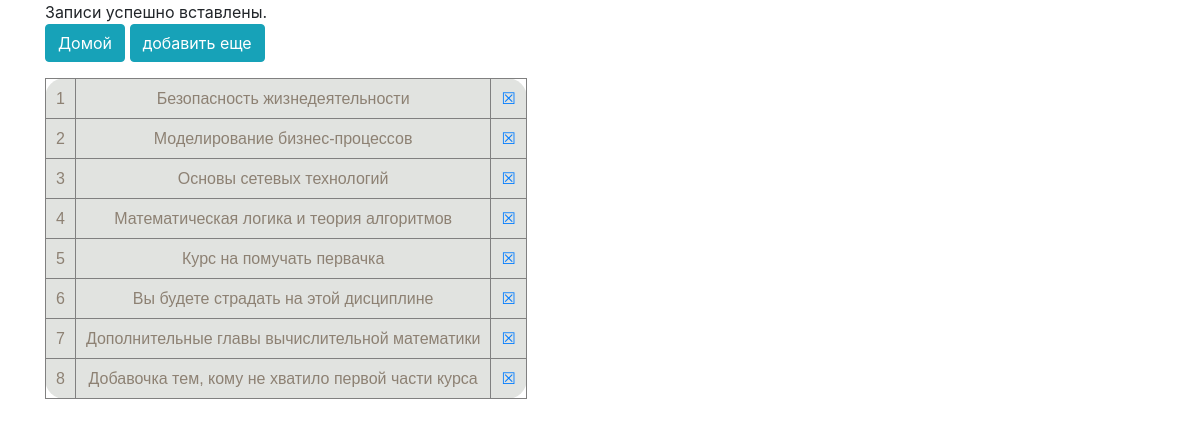
The page /images/php/lesson_to_db.php on the database its author committed.
### tables this page shows
CREATE TABLE IF NOT EXISTS `lessons` (
                                         ID INT NOT NULL AUTO_INCREMENT,
                                         name VARCHAR(200),
                                         PRIMARY KEY (ID)
);

### images/php/lesson_to_db.php (the view, shortened to what this page needs)
<?php
$link = mysqli_connect('db', 'root', 'example');
echo <<<HTML
    <head>
        <link rel="stylesheet" href="Styles/style.css">
        <meta charset="utf-8">
        <meta name="viewport" content="width=device-width, initial-scale=1, shrink-to-fit=no">
        <link rel="stylesheet" href="https://maxcdn.bootstrapcdn.com/bootstrap/4.0.0/css/bootstrap.min.css">
    </head>
<div class = "container">
HTML;
$id = (int)$_GET["id"];
if($id !== NULL) {
    $link = mysqli_connect('db', 'root', 'example');
    $req = "DELETE FROM table_list.lessons WHERE ID = '$id'";
    mysqli_query($link, $req) or exit(mysqli_error());
}
if (isset($_POST)) {
    $value =  $_POST['lesson'];
    $sql = "INSERT INTO table_list.lessons VALUE  (NULL, '$value')";
}
if(mysqli_query($link, $sql)){
    echo "Записи успешно вставлены.";
} else{
    echo "ERROR: Не удалось выполнить $sql. " . mysqli_error($link);
}
echo <<<HTML
</div>
<div class = "container">
    <a class="btn btn-info" href = "home.php">Домой</a>
    <a class="btn btn-info" href = "add_lessons.php">добавить еще</a>
</div>
HTML;
$sql = "SELECT * FROM table_list.lessons";
$result = $link->query($sql);
echo '<p></p><div class = "container"><table border="1">';
foreach($result as $row){
    $id = $row['ID'];
    $name = $row['name'];
    if($row['name'] != NULL)
    echo "<tr><td>$id</td><td>$name</td></td><td><a href='lesson_to_db.php?id=$id>'>&#9746;</a></td></tr>";
}
echo '</table>
</div>';

### images/php/Styles/style.css (style rules this page uses)
table { font-family: "Lucida Sans Unicode", "Lucida Grande", Sans-Serif; text-align: center; border-collapse: collapse; border-spacing: 5px; background: #E1E3E0; border-radius: 20px; }
td { padding: 10px; color: #8D8173; }

### rows shown on the page
lessons: ID "1", name "Безопасность жизнедеятельности"
lessons: ID "2", name "Моделирование бизнес-процессов"
lessons: ID "3", name "Основы сетевых технологий"
lessons: ID "4", name "Математическая логика и теория алгоритмов"
lessons: ID "5", name "Курс на помучать первачка"
lessons: ID "6", name "Вы будете страдать на этой дисциплине"
lessons: ID "7", name "Дополнительные главы вычислительной математики"
lessons: ID "8", name "Добавочка тем, кому не хватило первой части курса"
